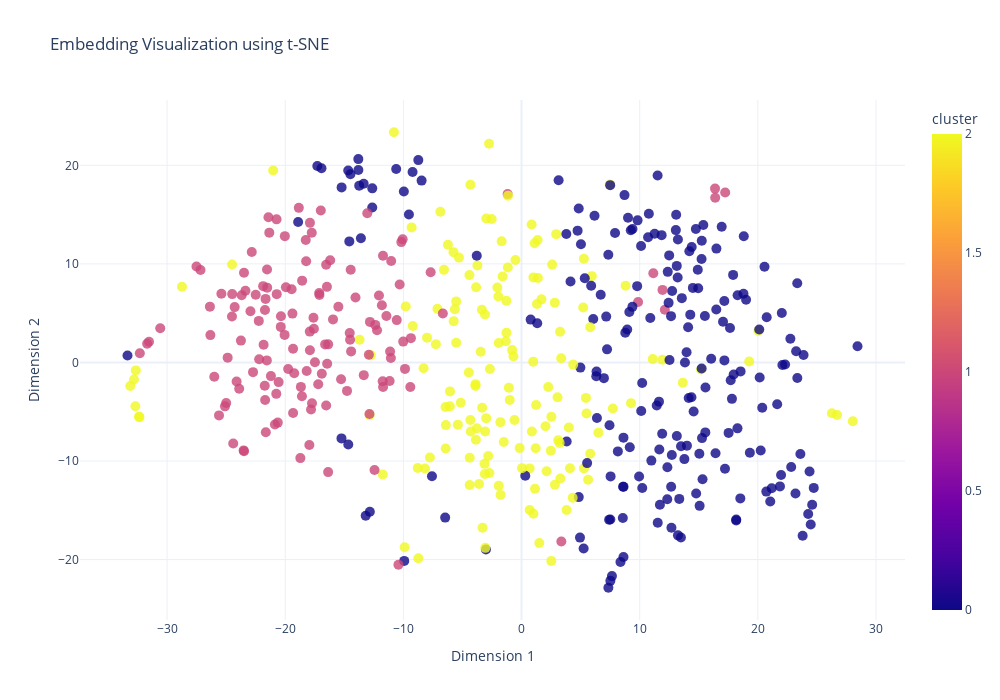

Here is the notebook cell this chart was saved with:
### Code cell
# ----------------------------------------------------------------
# 2) Create text embeddings TODO
# ----------------------------------------------------------------
# TODO (text_column): update "text_to_embed" if your text lives in a different column.
# TODO (models): supply any list of supported embedding model names, e.g. ["openai"]. For now, for simplicity, we can use just openai although the code supports EuroBERT and SentenceBERT

embedding_results = analyze_embeddings(df, "embeddings")

# ----------------------------------------------------------------
# 3) Attach embeddings to dataframe: NOTHING TO DO
# ----------------------------------------------------------------
# ➜ Creates a new series with a NumPy array per row – handy for vector ops.

# openai_vectors = embedding_results["openai"]["embeddings"]   # shape = (n_rows, dim)
# df_new = df.copy()
# df_new["openai_embedding"] = list(openai_vectors)            # each row gets its vector

# ----------------------------------------------------------------
# 4) Diagnostics – similarity matrices & heat-maps: NOTHING TO DO
# ----------------------------------------------------------------
#   • assess how different models arrange items in vector space
#   • useful sanity check that embeddings look reasonable

compare_similarity_matrices(
    embedding_results,
    title="Cosine Similarity – All Models"
)

plot_distance_heatmaps(embedding_results)                    # row/col = samples

# ----------------------------------------------------------------
# 5) Clustering-based “creativity” or diversity measure: NOTHING TO DO
# ----------------------------------------------------------------
# TODO (optional): swap `analyze_creativity` for your own clustering logic but for now probably not needed.

df_with_clusters = analyze_creativity(df, 'embeddings')

# ----------------------------------------------------------------
# 6) Category-level pairwise similarity distributions: TODO
# ----------------------------------------------------------------
# TODO (category_col): change "Level" to whatever column stores your labels.
# TODO (merge_map*): adjust these dicts to merge granular labels into broader buckets.
# For instance, Jackie and Léonard's data has 7 different settings: one human crowd, and 6 different types of human + AI.
# But for the sake of analysis we can join the AI categories into one thanks to the function merge_map.

# merge_map = {
#     # new_label : [list, of, original, labels]
#     "AI": ["0", "1", "2", "A", "B", "C"],
#     "Human" : ["H"]
# }

# merge_map_2 = {
#     "AI Multiple Instance": ["0", "1", "2"],
#     "AI Single Instance"  : ["A", "B", "C"],
#     "Human" : ["H"]
# }

# Distribution of cosine similarities within each category
df_stats = category_similarity_distributions(
    df,
    embedding_col="embeddings",
    category_col="label",          # <-- TODO label column in your dataset
    combine_map=None,
    bw_adjust=0.5,
    scale_to_percent=True
)

# ----------------------------------------------------------------
# 7) Density plots with bootstrapped mean ± CI
# ----------------------------------------------------------------
#   • create one plot per way of grouping your data

# 7a) with first merging rule
plot_density_and_meanCI(
    df_stats,
    value_col="avg_pairwise_samecat", #this will compute with the average pairwise distance
    group_col="label",
    scale_to_percent=True,
    bw_adjust=0.5,
    combine_map=None #TODO specify the merge_map
)

plot_density_and_meanCI(
    df_stats,
    value_col="sim_to_cat_mean", #this will compute with the distance to the centroid embedding
    group_col="label",
    scale_to_percent=True,
    bw_adjust=0.5,
    combine_map=None
)

# 7b) with alternative merging rule
plot_density_and_meanCI(
    df_stats,
    value_col="avg_pairwise_samecat", #this will compute with the average pairwise distance
    group_col="label",
    scale_to_percent=True,
    bw_adjust=0.5,
    combine_map=None
)

plot_density_and_meanCI(
    df_stats,
    value_col="sim_to_cat_mean", #this will compute with the distance to the centroid embedding
    group_col="label",
    scale_to_percent=True,
    bw_adjust=0.5,
    combine_map=None
)

### Figure 1 — Plotly figure (JSON) as saved in the notebook; plotly's stock layout.template omitted (floating-point values rounded to 4 significant figures; data arrays with more than 128 entries replaced by an {"elided": "..."} marker saying what was removed)
{"data": [{"hovertemplate": "Dimension 1=%{x}<br>Dimension 2=%{y}<br>cluster=%{marker.color}<extra></extra>", "legendgroup": "", "marker": {"color": {"elided": "500 int values"}, "coloraxis": "coloraxis", "opacity": 0.8, "size": 10, "symbol": "circle"}, "mode": "markers", "name": "", "orientation": "v", "showlegend": false, "type": "scatter", "x": {"elided": "500 float values"}, "xaxis": "x", "y": {"elided": "500 float values"}, "yaxis": "y"}], "layout": {"coloraxis": {"colorbar": {"title": {"text": "cluster"}}, "colorscale": [[0, "#0d0887"], [0.1111, "#46039f"], [0.2222, "#7201a8"], [0.3333, "#9c179e"], [0.4444, "#bd3786"], [0.5556, "#d8576b"], [0.6667, "#ed7953"], [0.7778, "#fb9f3a"], [0.8889, "#fdca26"], [1, "#f0f921"]]}, "height": 700, "legend": {"tracegroupgap": 0}, "title": {"text": "Embedding Visualization using t-SNE"}, "width": 1000, "xaxis": {"anchor": "y", "domain": [0, 1], "title": {"text": "Dimension 1"}}, "yaxis": {"anchor": "x", "domain": [0, 1], "title": {"text": "Dimension 2"}}}}
